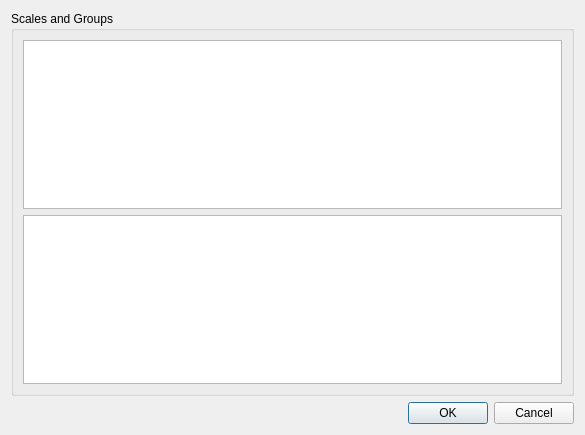
<?xml version="1.0" encoding="UTF-8"?>
<ui version="4.0">
 <class>SelectFeatures</class>
 <widget class="QDialog" name="SelectFeatures">
  <property name="geometry">
   <rect>
    <x>0</x>
    <y>0</y>
    <width>585</width>
    <height>435</height>
   </rect>
  </property>
  <property name="sizePolicy">
   <sizepolicy hsizetype="Maximum" vsizetype="Maximum">
    <horstretch>0</horstretch>
    <verstretch>0</verstretch>
   </sizepolicy>
  </property>
  <property name="windowTitle">
   <string>Select Features</string>
  </property>
  <property name="windowIcon">
   <iconset>
    <normaloff>../../icons/32x32/actions/window-new.png</normaloff>../../icons/32x32/actions/window-new.png</iconset>
  </property>
  <layout class="QVBoxLayout" name="verticalLayout_3">
   <item>
    <layout class="QVBoxLayout" name="verticalLayout_2">
     <item>
      <widget class="QGroupBox" name="groupBox">
       <property name="sizePolicy">
        <sizepolicy hsizetype="Expanding" vsizetype="Expanding">
         <horstretch>0</horstretch>
         <verstretch>0</verstretch>
        </sizepolicy>
       </property>
       <property name="title">
        <string>Scales and Groups</string>
       </property>
       <layout class="QVBoxLayout" name="verticalLayout">
        <item>
         <widget class="QGraphicsView" name="graphicsView"/>
        </item>
        <item>
         <widget class="QTableWidget" name="featureTable">
          <property name="sizePolicy">
           <sizepolicy hsizetype="Preferred" vsizetype="Preferred">
            <horstretch>0</horstretch>
            <verstretch>0</verstretch>
           </sizepolicy>
          </property>
          <property name="toolTip">
           <string>&lt;!DOCTYPE HTML PUBLIC &quot;-//W3C//DTD HTML 4.0//EN&quot; &quot;http://www.w3.org/TR/REC-html40/strict.dtd&quot;&gt;
&lt;html&gt;&lt;head&gt;&lt;meta name=&quot;qrichtext&quot; content=&quot;1&quot; /&gt;&lt;style type=&quot;text/css&quot;&gt;
p, li { white-space: pre-wrap; }
&lt;/style&gt;&lt;/head&gt;&lt;body style=&quot; font-family:'Tahoma'; font-size:8.25pt; font-weight:400; font-style:normal;&quot;&gt;
&lt;p style=&quot; margin-top:0px; margin-bottom:0px; margin-left:0px; margin-right:0px; -qt-block-indent:0; text-indent:0px;&quot;&gt;Draw a rectangle to select feaures&lt;/p&gt;&lt;/body&gt;&lt;/html&gt;</string>
          </property>
          <attribute name="horizontalHeaderHighlightSections">
           <bool>true</bool>
          </attribute>
          <attribute name="horizontalHeaderMinimumSectionSize">
           <number>25</number>
          </attribute>
          <attribute name="horizontalHeaderMinimumSectionSize">
           <number>25</number>
          </attribute>
          <attribute name="horizontalHeaderHighlightSections">
           <bool>true</bool>
          </attribute>
         </widget>
        </item>
       </layout>
      </widget>
     </item>
     <item>
      <layout class="QHBoxLayout" name="horizontalLayout">
       <item>
        <spacer name="horizontalSpacer">
         <property name="orientation">
          <enum>Qt::Horizontal</enum>
         </property>
         <property name="sizeHint" stdset="0">
          <size>
           <width>40</width>
           <height>20</height>
          </size>
         </property>
        </spacer>
       </item>
       <item>
        <widget class="QDialogButtonBox" name="confirmButtons">
         <property name="orientation">
          <enum>Qt::Horizontal</enum>
         </property>
         <property name="standardButtons">
          <set>QDialogButtonBox::Cancel|QDialogButtonBox::Ok</set>
         </property>
        </widget>
       </item>
      </layout>
     </item>
    </layout>
   </item>
  </layout>
 </widget>
 <resources/>
 <connections>
  <connection>
   <sender>confirmButtons</sender>
   <signal>accepted()</signal>
   <receiver>SelectFeatures</receiver>
   <slot>accept()</slot>
   <hints>
    <hint type="sourcelabel">
     <x>248</x>
     <y>254</y>
    </hint>
    <hint type="destinationlabel">
     <x>157</x>
     <y>274</y>
    </hint>
   </hints>
  </connection>
  <connection>
   <sender>confirmButtons</sender>
   <signal>rejected()</signal>
   <receiver>SelectFeatures</receiver>
   <slot>reject()</slot>
   <hints>
    <hint type="sourcelabel">
     <x>316</x>
     <y>260</y>
    </hint>
    <hint type="destinationlabel">
     <x>286</x>
     <y>274</y>
    </hint>
   </hints>
  </connection>
 </connections>
</ui>
